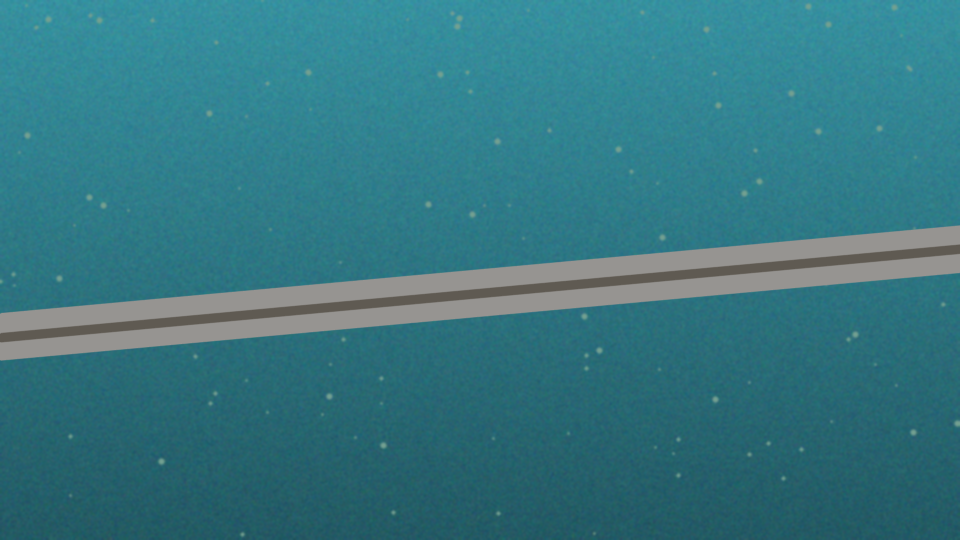
#> input picture datasets/project-owned/pipeline/pipeline_00.png, 960 x 540 px
$ python -i structural.py   (imports and definitions only)   (older library calls are emulated)
#> lines starting #> are read from the running program, lines starting #| are printed output that depends on the picture; after the words box and inside, x2 and y2 are one past the last pixel; in counts of white or black regions, pixels touching at a corner belong together
#> further down, picture is the input picture: shape (540, 960, 3); mean B, G, R 130, 119, 53.1
### services/vision/quality.py
from __future__ import annotations

from dataclasses import dataclass
import cv2
import numpy as np


@dataclass(slots=True)
class QualityMetrics:
    sharpness: float
    brightness: float
    contrast: float
    visibility: float
    usable: bool


def assess_quality(image: np.ndarray, min_sharpness: float = 18.0) -> QualityMetrics:
#> called with min_sharpness = 18
    if image is None or image.size == 0:
        raise ValueError("image is empty")
    gray = cv2.cvtColor(image, cv2.COLOR_BGR2GRAY) if image.ndim == 3 else image
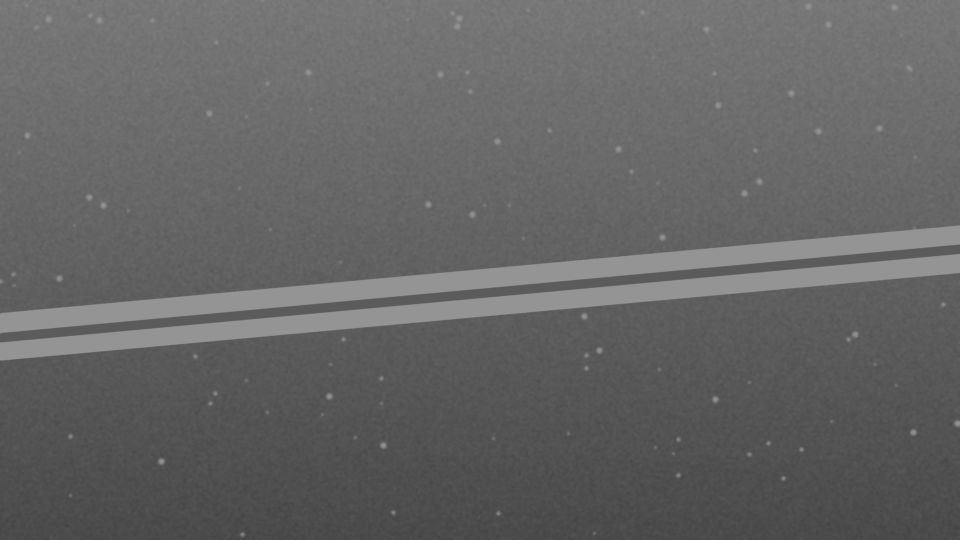
#> gray: shape (540, 960); min 67, max 148, mean 100.6
    sharpness = float(cv2.Laplacian(gray, cv2.CV_64F).var())
#> sharpness = 24.05
    brightness = float(gray.mean())
#> brightness = 100.6
    contrast = float(gray.std())
#> contrast = 18.52
    visibility = float(np.clip((contrast / 64.0) * (1.0 - abs(brightness - 128.0) / 160.0), 0.0, 1.0))
#> visibility = 0.24
    usable = sharpness >= min_sharpness and 20.0 <= brightness <= 235.0 and visibility >= 0.08
#> usable = True
    return QualityMetrics(sharpness, brightness, contrast, visibility, usable)

### services/vision/structural.py
from __future__ import annotations

from dataclasses import dataclass, asdict
from pathlib import Path
import cv2
import numpy as np
from skimage.morphology import skeletonize
from .quality import assess_quality
from .io import write_image


@dataclass(slots=True)
class CrackMeasurement:
    pixel_length: float
    mean_width_px: float
    max_width_px: float
    crack_density: float
    affected_area_percent: float
    calibrated_length_mm: float | None
    calibrated_mean_width_mm: float | None
    uncertainty_percent: float


@dataclass(slots=True)
class StructuralResult:
    mask: np.ndarray
    overlay: np.ndarray
    confidence: float
    severity: str
    measurement: CrackMeasurement
    quality: dict
    provenance: str = "project-owned synthetic ground truth compatible inference"


def _surface_mask(gray: np.ndarray) -> np.ndarray:
    blur = cv2.GaussianBlur(gray, (5, 5), 0)
    blackhat = cv2.morphologyEx(blur, cv2.MORPH_BLACKHAT, cv2.getStructuringElement(cv2.MORPH_ELLIPSE, (15, 15)))
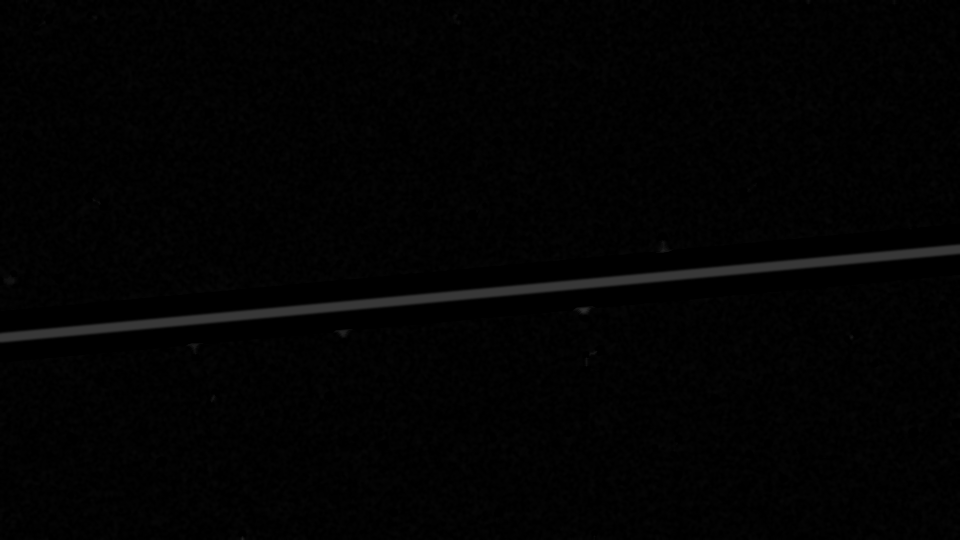
#> blackhat: shape (540, 960); min 0, max 56, mean 2.6
    _, mask = cv2.threshold(blackhat, 0, 255, cv2.THRESH_BINARY + cv2.THRESH_OTSU)
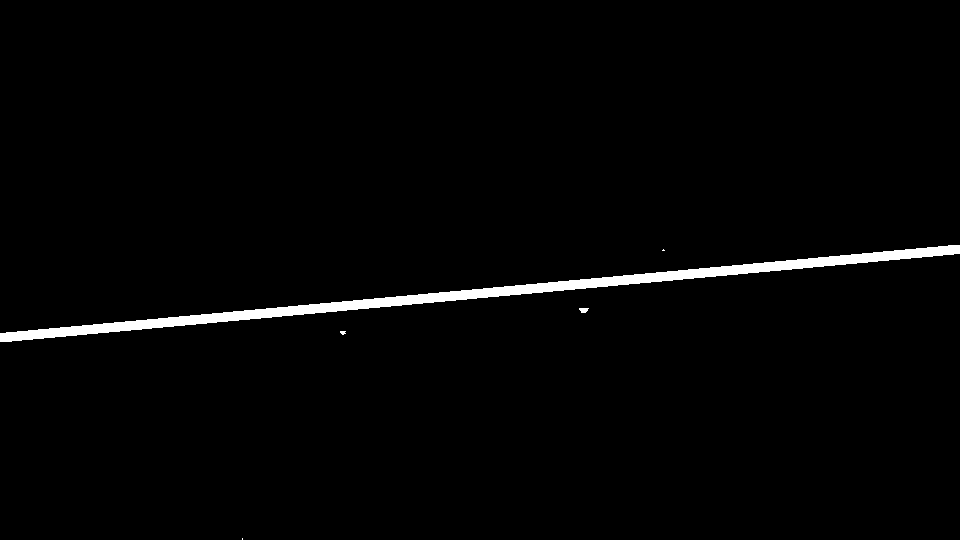
#> mask: shape (540, 960); 1.8% white; 5 white regions (3 under 20 px), largest, box (x1, y1, x2, y2) and area: (0, 245, 960, 342) 9145, (579, 308, 589, 313) 38
    mask = cv2.morphologyEx(mask, cv2.MORPH_OPEN, np.ones((2, 2), np.uint8))
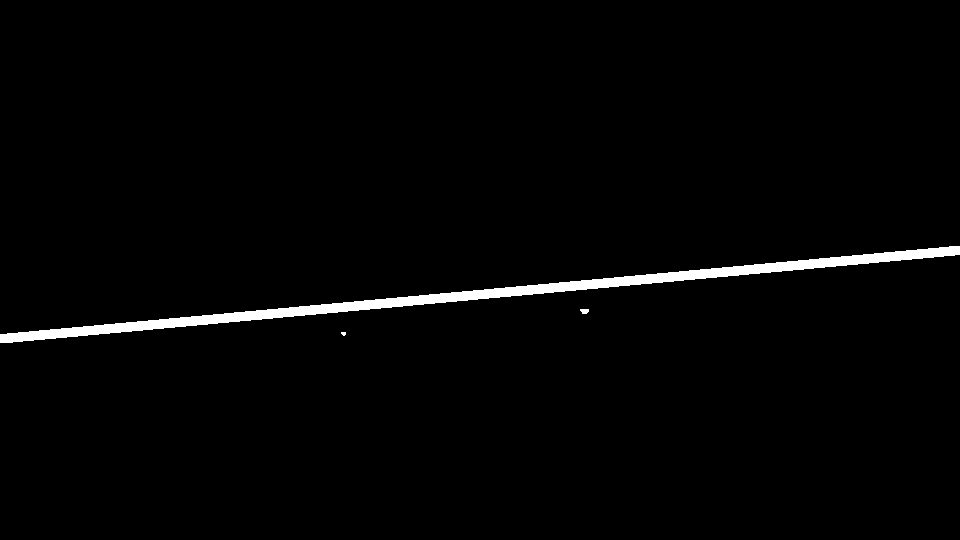
#> mask: shape (540, 960); 1.8% white; 3 white regions (1 under 20 px), largest, box (x1, y1, x2, y2) and area: (0, 246, 960, 343) 9145, (580, 309, 589, 314) 37
    mask = cv2.morphologyEx(mask, cv2.MORPH_CLOSE, np.ones((3, 3), np.uint8))
    n, labels, stats, _ = cv2.connectedComponentsWithStats(mask)
#> labels: shape (540, 960) int32; 4 distinct labels, from 0 to 3
#> n = 4; stats = [[0, 0, 960, 540, 509202], [0, 246, 960, 97, 9145], [580, 309, 9, 5, 37], [341, 332, 5, 4, 16]]
    cleaned = np.zeros_like(mask)
    for idx in range(1, n):
        area = stats[idx, cv2.CC_STAT_AREA]
        w = stats[idx, cv2.CC_STAT_WIDTH]
        h = stats[idx, cv2.CC_STAT_HEIGHT]
        if 12 <= area <= gray.size * 0.15 and max(w, h) >= 8:
            cleaned[labels == idx] = 255
#> this loop made 3 passes
#> (area, w, h) on passes 1 to 2: (9145, 960, 97), (37, 9, 5)
    return cleaned


def _measure(mask: np.ndarray, mm_per_pixel: float | None) -> CrackMeasurement:
    binary = mask > 0
    skeleton = skeletonize(binary)
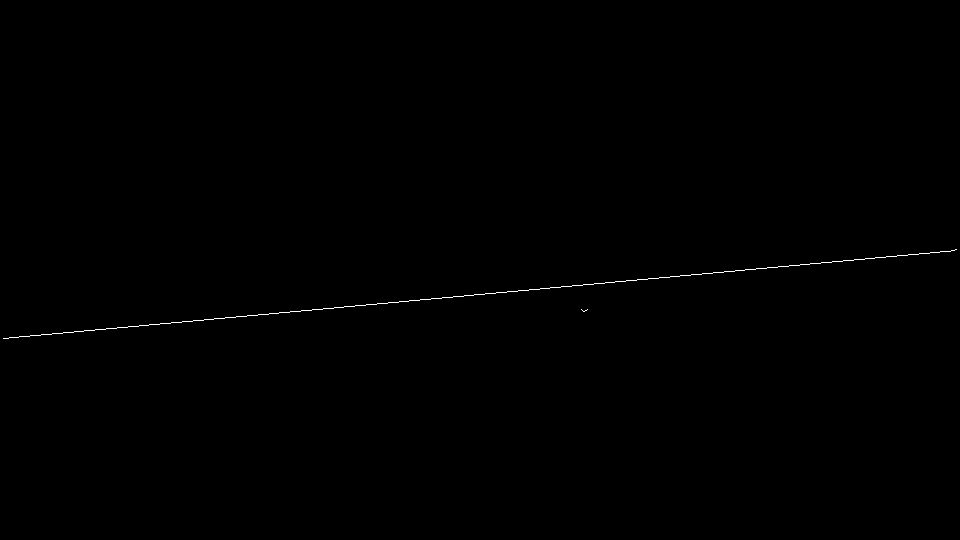
#> skeleton: shape (540, 960) bool; 0.19% white in thin lines or dots, all inside (x1, y1, x2, y2) = (3, 249, 957, 339)
    pixel_length = float(skeleton.sum())
#> pixel_length = 961
    dist = cv2.distanceTransform(binary.astype(np.uint8), cv2.DIST_L2, 5)
    widths = 2.0 * dist[skeleton]
#> widths = 961 values, max 10 at index 3, min 2 at index 645, mean 9.92
    mean_width = float(widths.mean()) if widths.size else 0.0
#> mean_width = 9.92
    max_width = float(widths.max()) if widths.size else 0.0
#> max_width = 10
    area = float(binary.sum())
#> area = 9182
    affected = (area / binary.size) * 100.0
#> affected = 1.77
    density = pixel_length / max(binary.size, 1)
#> density = 0.00185
    calibrated_length = pixel_length * mm_per_pixel if mm_per_pixel else None
    calibrated_width = mean_width * mm_per_pixel if mm_per_pixel else None
    uncertainty = 8.0 if mm_per_pixel else 20.0
    return CrackMeasurement(pixel_length, mean_width, max_width, density, affected, calibrated_length, calibrated_width, uncertainty)


def _severity(m: CrackMeasurement) -> str:
    width = m.calibrated_mean_width_mm if m.calibrated_mean_width_mm is not None else m.mean_width_px
    if m.calibrated_mean_width_mm is not None:
        if width >= 1.0 or m.affected_area_percent >= 2.5:
            return "critical"
        if width >= 0.5 or m.affected_area_percent >= 1.0:
            return "high"
        if width >= 0.2:
            return "moderate"
        return "low"
    if width >= 8 or m.affected_area_percent >= 2.5:
        return "high-relative"
    if width >= 4 or m.affected_area_percent >= 1.0:
        return "moderate-relative"
    return "low-relative"


def analyze_structural_image(image: np.ndarray, mm_per_pixel: float | None = None) -> StructuralResult:
    quality = assess_quality(image)
    gray = cv2.cvtColor(image, cv2.COLOR_BGR2GRAY)
    mask = _surface_mask(gray)
    measurement = _measure(mask, mm_per_pixel)
    contrast_signal = float(np.mean(cv2.morphologyEx(gray, cv2.MORPH_BLACKHAT, np.ones((9, 9), np.uint8))[mask > 0])) if np.any(mask) else 0.0
#> contrast_signal = 9.94
    confidence = float(np.clip((contrast_signal / 55.0) * min(1.0, measurement.pixel_length / 120.0), 0.0, 0.99))
#> confidence = 0.181
    overlay = image.copy()
    contours, _ = cv2.findContours(mask, cv2.RETR_EXTERNAL, cv2.CHAIN_APPROX_SIMPLE)
#> contours = 2 contours; box (x1, y1, x2, y2) and area: (0, 246, 960, 343) 8177, (580, 309, 589, 314) 26
    cv2.drawContours(overlay, contours, -1, (0, 0, 255), 2)
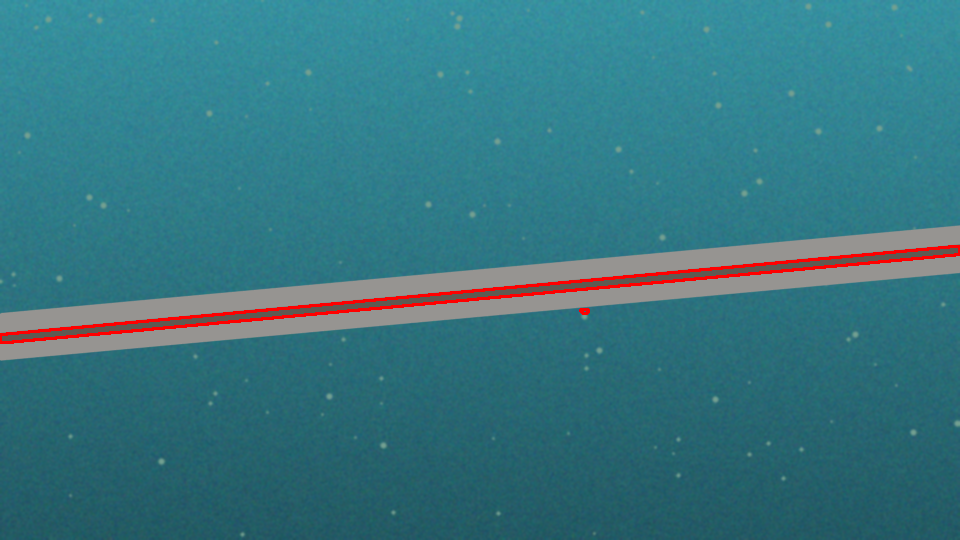
#> overlay: shape (540, 960, 3); 1.2% of pixels changed, all inside (x1, y1, x2, y2) = (0, 245, 960, 344)
    return StructuralResult(mask, overlay, confidence, _severity(measurement), measurement, asdict(quality))


# [22 lines left out: function analyze_file, not called in this run]

>>> import cv2
>>> picture = cv2.imread('../../datasets/project-owned/pipeline/pipeline_00.png')
>>> result = analyze_structural_image(picture)

$ run again, on datasets/project-owned/pipeline/pipeline_01.png
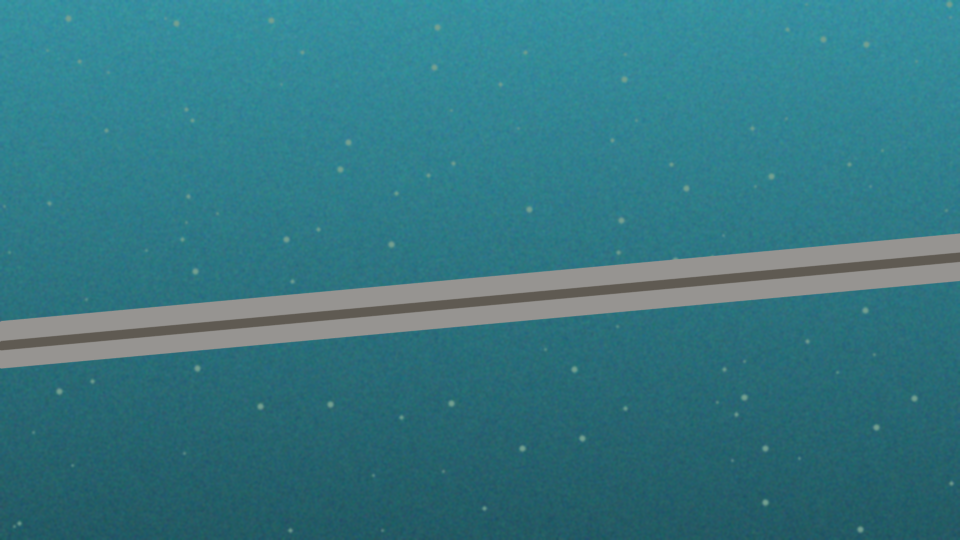
#> input picture datasets/project-owned/pipeline/pipeline_01.png, 960 x 540 px
#> picture is the input picture: shape (540, 960, 3); mean B, G, R 130.1, 119.1, 53.1
#> sharpness = 24.23
#> brightness = 100.6
#> contrast = 18.47
#> visibility = 0.239
#> usable = True
#> in _surface_mask, `mask = cv2.morphologyEx(mask, cv2.MORPH_OPEN, np.ones((2, 2), np.uint8))`:
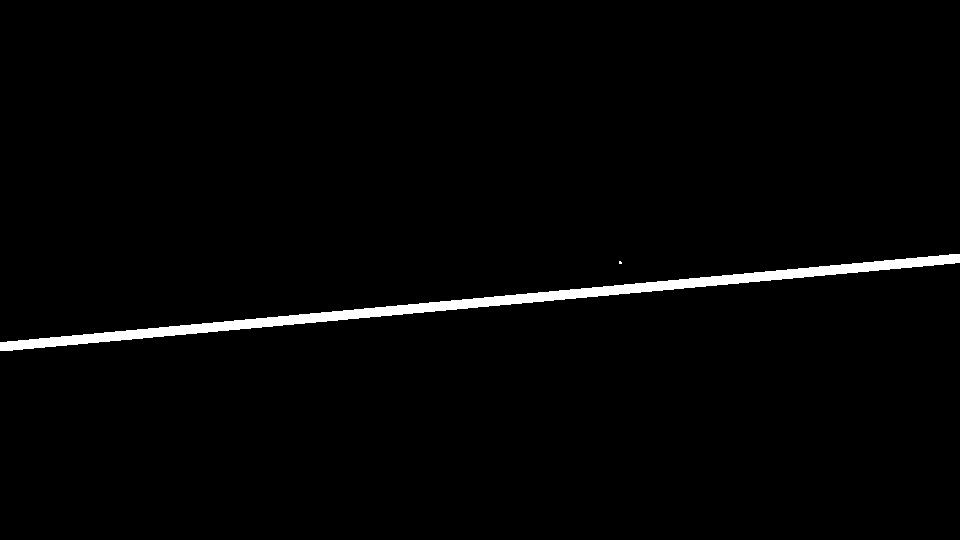
#> mask: shape (540, 960); 1.8% white; 2 white regions (1 under 20 px), largest, box (x1, y1, x2, y2) and area: (0, 254, 960, 351) 9145
#> labels: shape (540, 960) int32; 3 distinct labels, from 0 to 2
#> n = 3; stats = [[0, 0, 960, 540, 509247], [0, 254, 960, 97, 9145], [619, 261, 3, 3, 8]]
#> the loop in _surface_mask, `for idx in range(1, n):` made 2 passes
#> (area, w, h) on pass 1: (9145, 960, 97)
#> binary: shape (540, 960) bool; 1.8% white; 1 white region, box (x1, y1, x2, y2) and area: (0, 254, 960, 351) 9145
#> skeleton: shape (540, 960) bool; 0.18% white in thin lines or dots, all inside (x1, y1, x2, y2) = (3, 257, 957, 347)
#> pixel_length = 954
#> widths = 954 values, max 10 at index 3, min 8 at index 0, mean 9.97
#> mean_width = 9.97
#> max_width = 10
#> in _measure, `area = float(binary.sum())`: area = 9145
#> affected = 1.76
#> density = 0.00184
#> contrast_signal = 9.86
#> confidence = 0.179
#> contours = 1 contour; box (x1, y1, x2, y2) and area: (0, 254, 960, 351) 8177
#> in analyze_structural_image, `cv2.drawContours(overlay, contours, -1, (0, 0, 255), 2)`:
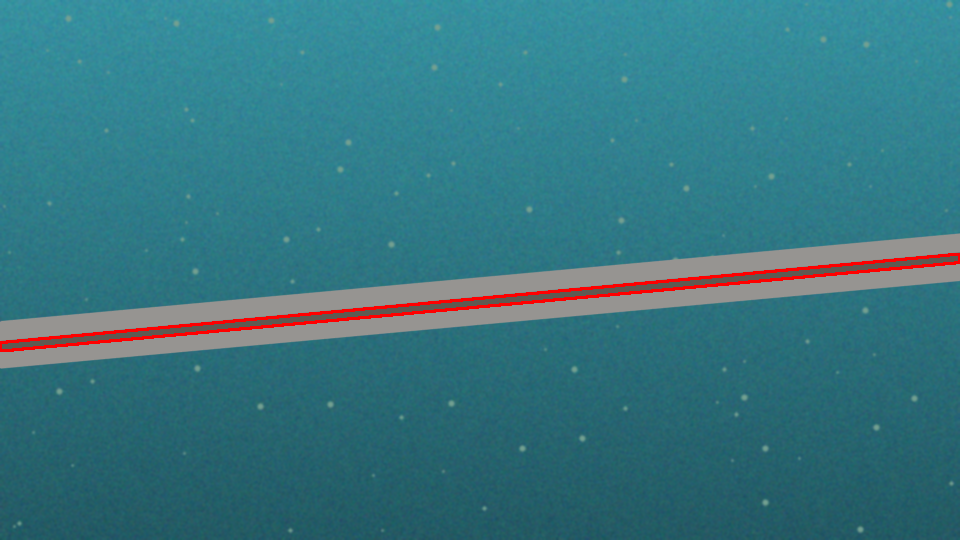
#> overlay: shape (540, 960, 3); 1.18% of pixels changed, all inside (x1, y1, x2, y2) = (0, 253, 960, 352)

$ run again, on datasets/project-owned/pipeline/pipeline_02.png
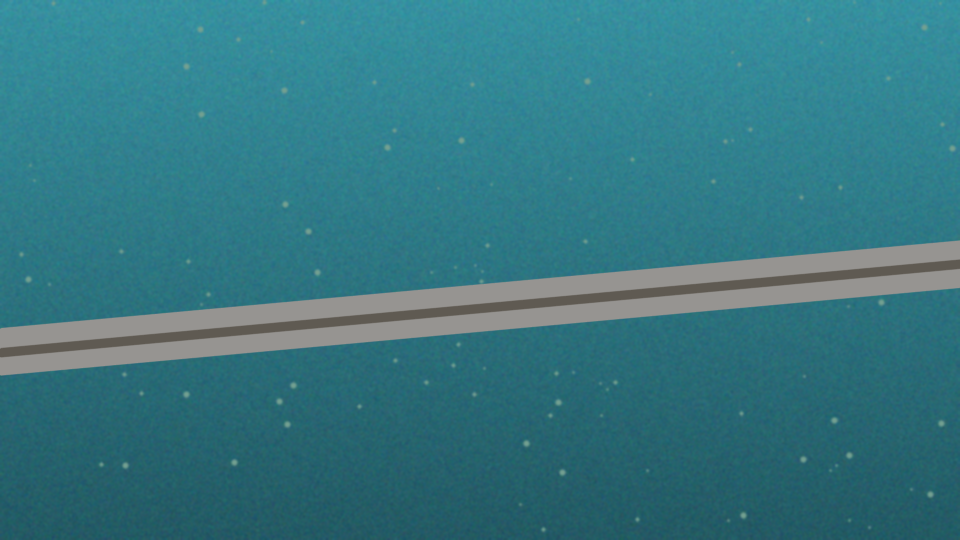
#> input picture datasets/project-owned/pipeline/pipeline_02.png, 960 x 540 px
#> picture is the input picture: shape (540, 960, 3); mean B, G, R 130.2, 119.2, 53.2
#> sharpness = 24.56
#> brightness = 100.7
#> contrast = 18.45
#> visibility = 0.239
#> usable = True
#> in _surface_mask, `mask = cv2.morphologyEx(mask, cv2.MORPH_OPEN, np.ones((2, 2), np.uint8))`:
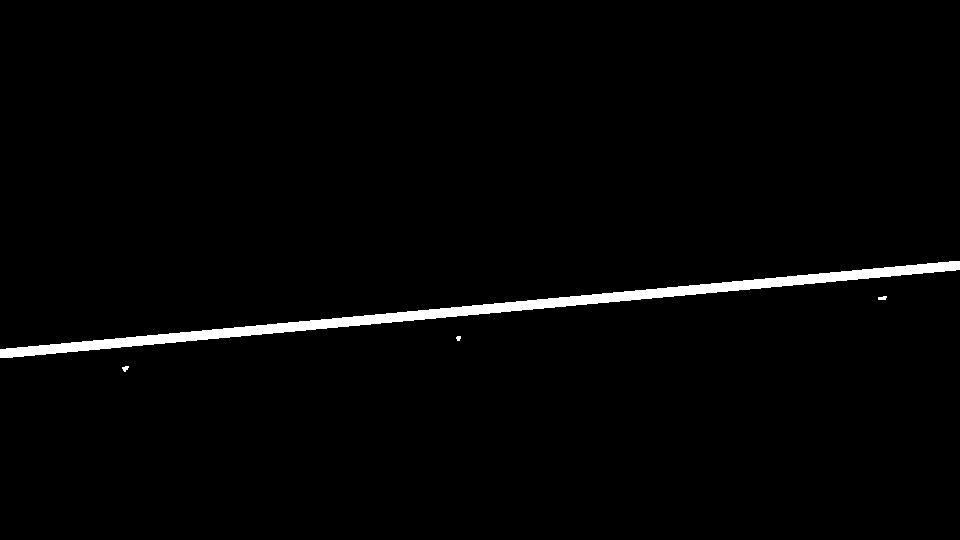
#> mask: shape (540, 960); 1.8% white; 4 white regions, box (x1, y1, x2, y2) and area: (0, 261, 960, 358) 9216, (878, 296, 887, 300) 29, (122, 366, 129, 372) 27, (456, 336, 461, 341) 20
#> labels: shape (540, 960) int32; 5 distinct labels, from 0 to 4
#> n = 5; stats = [[0, 0, 960, 540, 509108], [0, 261, 960, 97, 9216], [878, 296, 9, 4, 29], [456, 336, 5, 5, 20], [122, 366, 7, 6, 27]]
#> the loop in _surface_mask, `for idx in range(1, n):` made 4 passes
#> (area, w, h) on passes 1 to 4: (9216, 960, 97), (29, 9, 4), (20, 5, 5), (27, 7, 6)
#> binary: shape (540, 960) bool; 1.8% white; 2 white regions, box (x1, y1, x2, y2) and area: (0, 261, 960, 358) 9216, (878, 296, 887, 300) 29
#> skeleton: shape (540, 960) bool; 0.19% white in thin lines or dots, all inside (x1, y1, x2, y2) = (3, 264, 957, 354)
#> pixel_length = 962
#> widths = 962 values, max 10 at index 2, min 2 at index 341, mean 9.94
#> mean_width = 9.94
#> max_width = 10
#> in _measure, `area = float(binary.sum())`: area = 9245
#> affected = 1.78
#> density = 0.00186
#> contrast_signal = 9.87
#> confidence = 0.179
#> contours = 2 contours, 1 with area under 20; largest, box (x1, y1, x2, y2) and area: (0, 261, 960, 358) 8248
#> in analyze_structural_image, `cv2.drawContours(overlay, contours, -1, (0, 0, 255), 2)`:
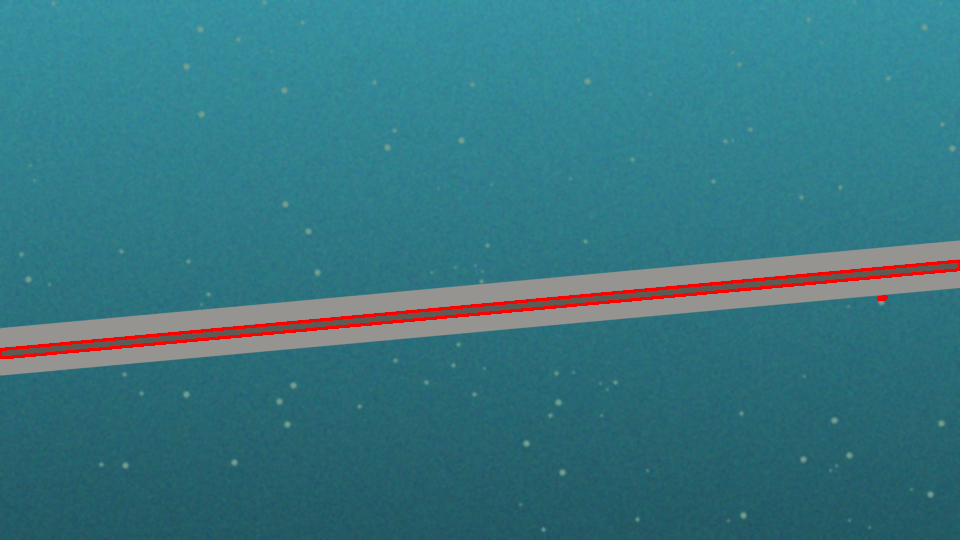
#> overlay: shape (540, 960, 3); 1.19% of pixels changed, all inside (x1, y1, x2, y2) = (0, 260, 960, 359)
